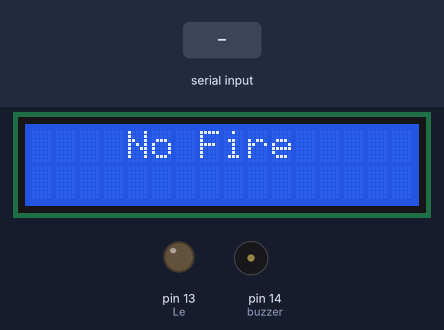
Recording of a sketch running on a simulated Arduino Uno, built with avr-gcc and run on an emulated ATmega328P. On the bench: 16×2 character LCD, output pins drawn as LEDs (lit = HIGH), buzzer (waves = sounding, pin HIGH). Inputs (shaded band) come from the test bench. What the sketch prints to the serial monitor is not drawn.

Above: at 1.6 s.
1.7 s: "h" received over Serial
At 3.0 s:
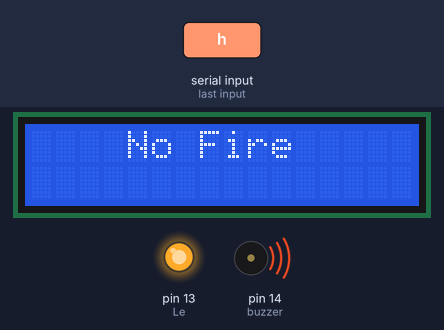
At 4.4 s:
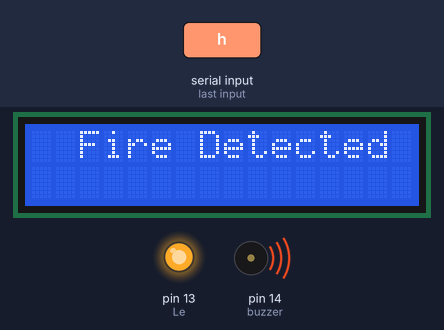
4.7 s: "1" received over Serial
At 6.0 s:
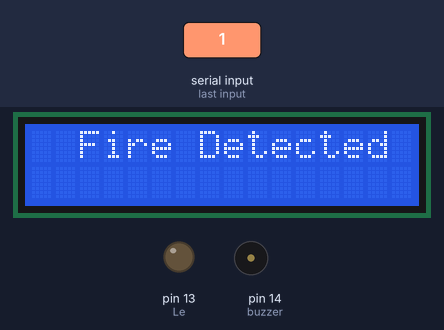
Timing chart, 0 to 7.7 s (numbered marks = the images above; inputs shaded):
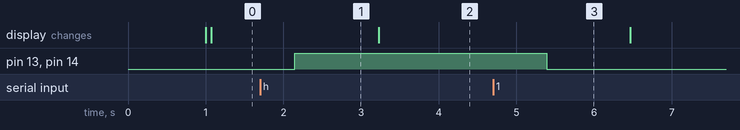

Measured:
- after the input at 1.7 s, pin 13 (Le), pin 14 (buzzer): LOW → HIGH after 0.45 s
- after the input at 4.7 s, pin 13 (Le), pin 14 (buzzer): HIGH → LOW after 0.69 s

The sketch:

early_fire.ino
```cpp
//libraries
#include <Wire.h>
#include <LiquidCrystal_I2C.h> //For LCD crystal display

LiquidCrystal_I2C lcd(0x27, 16, 2);

// Initializing Variables
int Le = 13; // led data pin
const int buzzer=14; // buzzer pin
char data;

void setup()
{
    Serial.begin(9700);
    pinMode(Le,OUTPUT);
    pinMode(buzzer, OUTPUT);
    // Setting the LED and buzzer Off when program is executed.
    digitalWrite(Le,LOW);
    digitalWrite(buzzer,LOW);
}

void loop()
{
  //Serial connection
  while(Serial.available())
  {
    data = Serial.read(); //Serial read
  }

  //Receiving data from camera through serial communication.
  if(data == 'h') //if recieved character is f then turning on the led and buzzer for early fire detection.
  {
    digitalWrite(Le,HIGH);        // turn the LED on (HIGH is the voltage level)
    digitalWrite(buzzer, HIGH);   // turn the LED on (HIGH is the voltage level)
    delay(1000);
    Serial.println("LED turned on");
    lcd.begin();

    lcd.backlight();
    lcd.clear();
    lcd.setCursor(2,0);
    lcd.print("Fire Detected "); // To print in LCD display

  }

  else
  {                                 //if recieved character is not f then turning off the led and buzzer.
    digitalWrite(Le,LOW);        // turn the LED off (LOW is the voltage level)
    digitalWrite(buzzer, LOW);    // turn the LED off by making the voltage LOW
    delay(1000);
    Serial.println("LED turned off");
    lcd.begin();

    lcd.backlight();
    lcd.clear();
    lcd.setCursor(4,0);
    lcd.print("No Fire");       // To print in LCD display

  }
}
```
